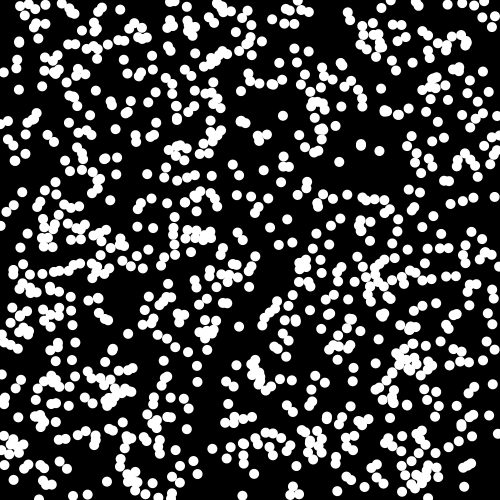
Frame 1 (no input)
Frame 60 (the mouse pressed at the canvas centre just before this capture): identical to frame 1, image omitted
Frame 120 (the mouse held since frame 60 and released just before this capture): identical to frame 1, image omitted

The Processing sketch that drew this single still picture (run headless with seeded random() and noise(); from frame 60 on, the mouse is pressed at the canvas centre):

// Processing sketch: arrays2
// ── arrays2.pde
//global variables

//variables
int numElements = 1000;
//arrays
float [] circleX = new float [numElements];
float [] circleY = new float [numElements];

/////////////////////

void setup () {
  //note that we made the size 500 by 500 
  size (500, 500);
  noStroke ();
  //initializing arrays
  for (int i = 0; i < circleX.length; i++) {
    //this is b/w 0 and 500 because its the size of our screen
    circleX[i] = random(0,500);
    circleY[i] = random(0,500);
  }
}

void draw () {
  background(0);
  for (int i = 0; i < circleX.length; i++) {
    ellipse(circleX[i], circleY[i], 10, 10); 
  }
//  old method
//  ellipse(x1, height/2, 50, 50);
//  ellipse(x2, height/4, 50, 50);
}
